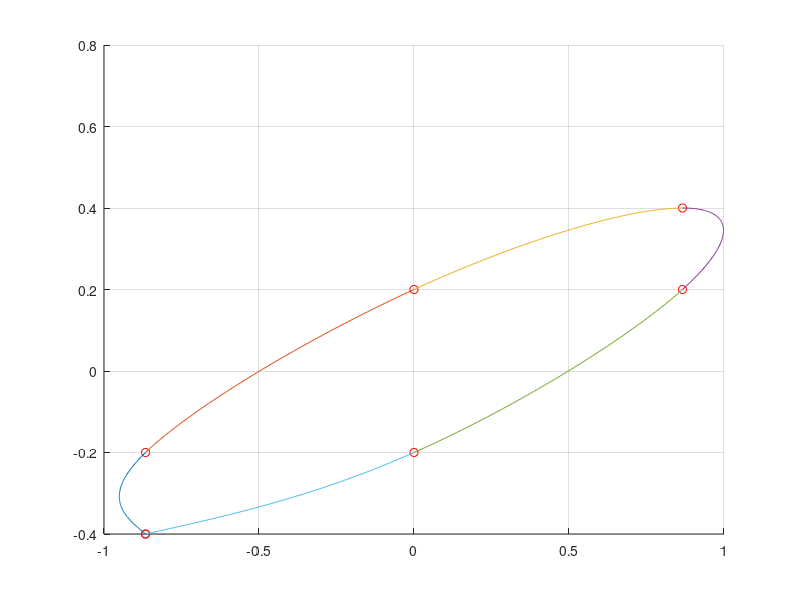
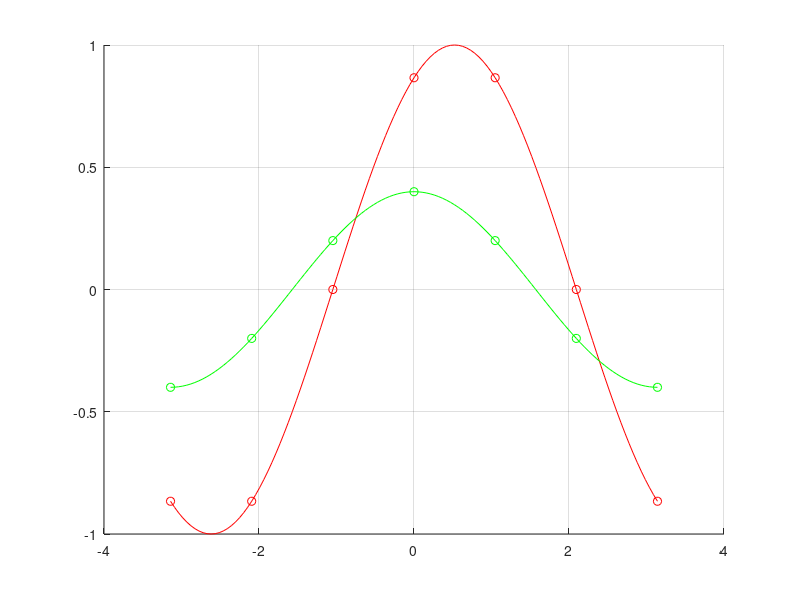

MATLAB code to generate these figures, in order:
%Tautvydas Petkus IFF-1
%splainas laisvais galais
function splainai_laisvais_galais
clc, close all, clear all
Mini=-pi;Maxi=pi;  % funkcijos intervalai
    n=7;               % taskai
    t=[Mini:(Maxi-Mini)/(n-1):Maxi]
    X=funkcijaX(t)
    Y=funkcijaY(t)
figure(1), hold on, grid on 
plot(X,Y,'ro');
    
figure(2), hold on, grid on
plot(t,X,'ro');     
plot(t,Y,'go');
    var=[Mini:(Maxi-Mini)/((n-1)*20):Maxi];
    plot(var,funkcijaX(var),'r-');
    plot(var,funkcijaY(var),'g-');
    
    DDFX=spline_kof(t,X);
    DDFY=spline_kof(t,Y);
    figure(1)
    for j=1:n-1
        SX=spline(t(j:j+1),X(j:j+1),DDFX(j:j+1));
        SY=spline(t(j:j+1),Y(j:j+1),DDFY(j:j+1));
        plot(SX,SY)
    end
return, end

function S=spline(X,Y,DDF)
    nnn=100;
    d=X(2)-X(1);
    xxx=X(1):d/(nnn-1):X(2);
    sss=xxx-X(1);
    S=DDF(1)*(sss.^2/2-sss.^3/(6*d)) + DDF(2)*sss.^3/(6*d)+...
        ((Y(2)-Y(1))/d-DDF(1)*d/3-DDF(2)*d/6)*sss+Y(1);
return, end

function DDF=spline_kof(X,Y)
    n=length(X);
    d=X(2:n)-X(1:n-1);
    A=zeros(n-2,n);
    b=zeros(n-2,1);
    for i=1:n-2
        A(i,i:i+2)=[d(i)/6, (d(i)+d(i+1))/3, d(i+1)/6];
        b(i)=(Y(i+2)-Y(i+1))/d(i+1)-(Y(i+1)-Y(i))/d(i);
    end
    A = A(:,2:end-1)
    b
    DDF = zeros(n,1);
    DDF(2:end-1,1) = A\b
return, end

function fnkX=funkcijaX(x)
    fnkX=sin(x + pi/3);
return, end

function fnkY=funkcijaY(x)
    fnkY=0.4 * cos(x);
return, end